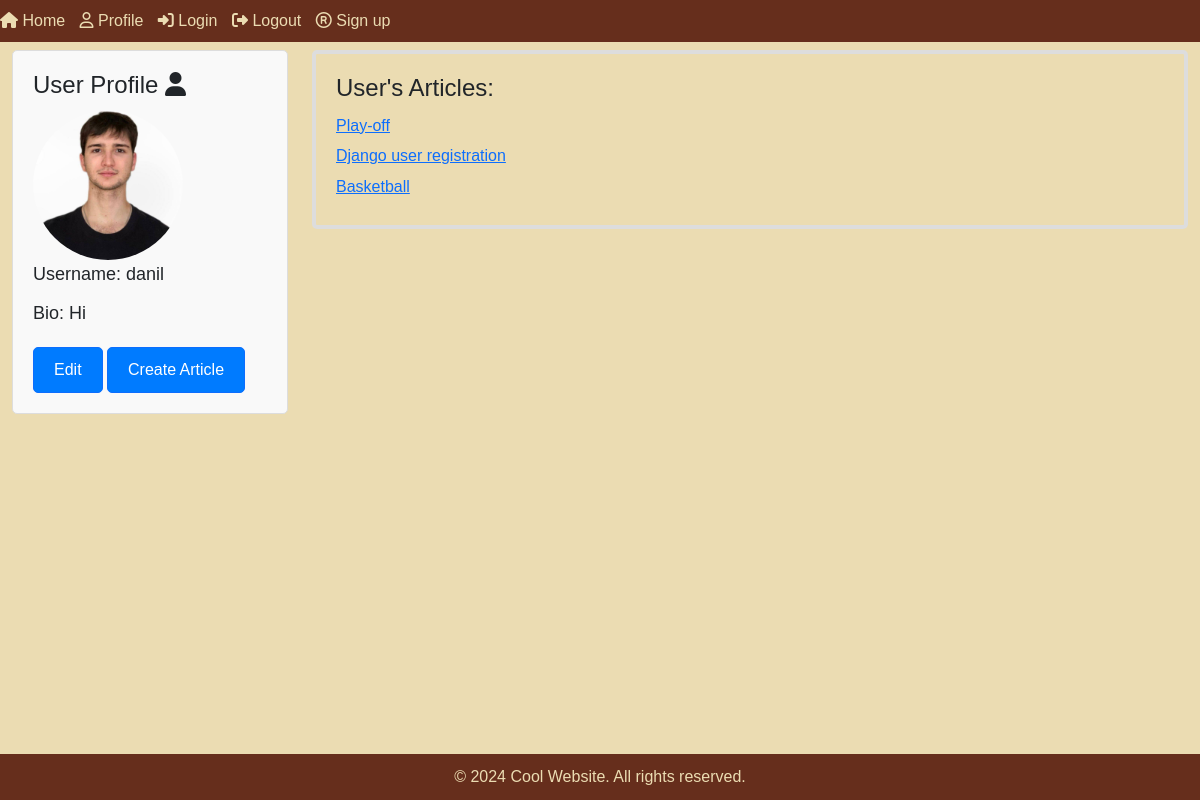
/accounts/profile/ (signed in), run on an earlier commit of the app's database.
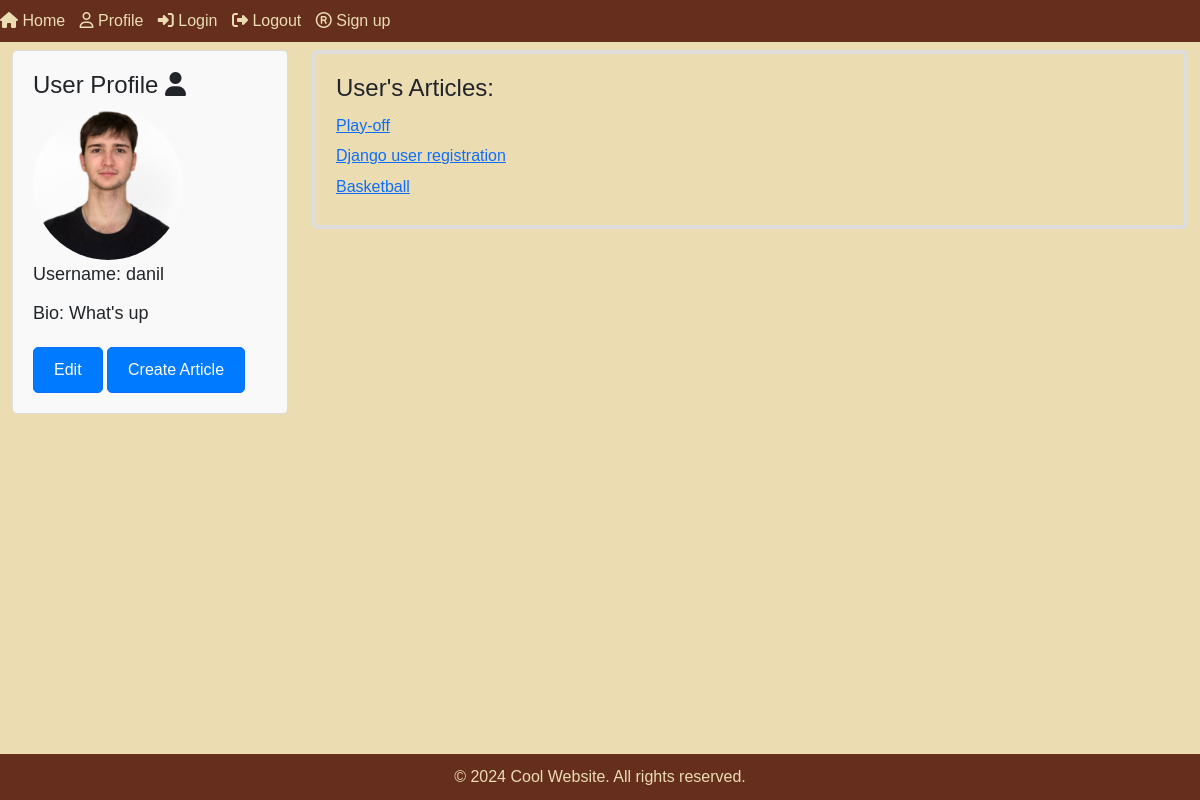
And on a later commit of the database.
### articles/models.py (models this page shows, shortened)
class UserProfile(models.Model):
    user = models.OneToOneField(User, on_delete=models.CASCADE)
    bio = models.TextField(blank=True)
    profile_image = models.ImageField(upload_to=user_directory_path, blank=True, null=True)

### articles/views.py (the view)
# urls.py: path('accounts/profile/', views.profile, name='profile'),
@login_required
def profile(request):
    try:
        user_profile = request.user.userprofile
    except UserProfile.DoesNotExist:
        user_profile = None
    user_articles = Article.objects.filter(author=request.user).order_by('-pub_date').select_related('author')
    return render(request, 'articles/profile.html', {'user_profile': user_profile, 'user_articles': user_articles})

### templates/articles/profile.html (shortened to what this page needs)
{% extends 'base.html' %}
{% block content %}
<div class="container-xxl">
    <div class="row">
        <div class="col-lg-3">
            <div class="profile">
                <h2>User Profile <i class="fas fa-user"></i></h2>
                {% if user_profile.profile_image %}
                    <img src="{{ user_profile.profile_image.url }}" alt="Profile Image" class="profile-image">
                {% else %}
                    <p>No profile image found.</p>
                {% endif %}
                <p>Username: {{ user_profile.user.username }}</p>
                <p>Bio: {{ user_profile.bio }}</p>
                <a href="{% url 'update_profile' %}" class="btn btn-primary">Edit</a>
                <a href="{% url 'user_create_article' %}" class="btn btn-primary">Create Article</a>
            </div>
        </div>
        <div class="col-lg-9">
            <div class="user-articles">
                <h3>User's Articles:</h3>
                {% if user_articles %}
                    <ul>
                        {% for article in user_articles %}
                            <li><a href="{% url 'articles:detail' article.id %}">{{ article.article_title }}</a></li>
                        {% endfor %}
                    </ul>
                {% else %}
                    <p>No articles found.</p>
                {% endif %}
            </div>
        </div>
    </div>
</div>
{% endblock %}

What changed in the data, as far as the page shows it:
changed UserProfile "danil": bio "Hi" → "What's up"
